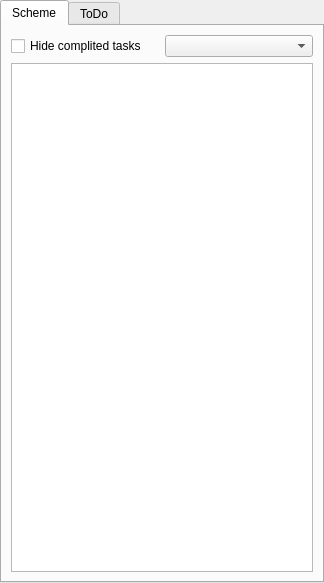
<?xml version="1.0" encoding="UTF-8"?>
<ui version="4.0">
 <class>TabWidget</class>
 <widget class="QTabWidget" name="TabWidget">
  <property name="geometry">
   <rect>
    <x>0</x>
    <y>0</y>
    <width>324</width>
    <height>583</height>
   </rect>
  </property>
  <property name="windowTitle">
   <string/>
  </property>
  <property name="currentIndex">
   <number>0</number>
  </property>
  <widget class="QWidget" name="tabScheme">
   <attribute name="title">
    <string>Scheme</string>
   </attribute>
   <layout class="QGridLayout" name="gridLayout_2">
    <item row="0" column="0">
     <layout class="QGridLayout" name="gridLayout">
      <item row="0" column="0">
       <widget class="QCheckBox" name="checkBox">
        <property name="text">
         <string>Hide complited tasks</string>
        </property>
        <property name="tristate">
         <bool>true</bool>
        </property>
       </widget>
      </item>
      <item row="0" column="1">
       <widget class="QComboBox" name="comboBox">
        <property name="frame">
         <bool>true</bool>
        </property>
        <property name="modelColumn">
         <number>0</number>
        </property>
       </widget>
      </item>
      <item row="1" column="0" colspan="2">
       <widget class="QTreeView" name="treeView"/>
      </item>
     </layout>
    </item>
   </layout>
  </widget>
  <widget class="QWidget" name="tabTodo">
   <property name="accessibleName">
    <string/>
   </property>
   <attribute name="title">
    <string>ToDo</string>
   </attribute>
   <layout class="QGridLayout" name="gridLayout_4">
    <item row="0" column="0">
     <layout class="QGridLayout" name="gridLayout_3">
      <item row="0" column="0" rowspan="2">
       <widget class="QToolBox" name="toolBox">
        <property name="frameShape">
         <enum>QFrame::NoFrame</enum>
        </property>
        <property name="currentIndex">
         <number>0</number>
        </property>
        <widget class="QWidget" name="pageContexts">
         <property name="geometry">
          <rect>
           <x>0</x>
           <y>0</y>
           <width>90</width>
           <height>477</height>
          </rect>
         </property>
         <attribute name="label">
          <string>Contexts</string>
         </attribute>
        </widget>
        <widget class="QWidget" name="page_2">
         <property name="geometry">
          <rect>
           <x>0</x>
           <y>0</y>
           <width>96</width>
           <height>26</height>
          </rect>
         </property>
         <attribute name="label">
          <string>Page 2</string>
         </attribute>
        </widget>
       </widget>
      </item>
      <item row="0" column="1">
       <widget class="QComboBox" name="comboBox_2"/>
      </item>
      <item row="1" column="1">
       <widget class="QTreeView" name="treeView_2"/>
      </item>
     </layout>
    </item>
   </layout>
  </widget>
 </widget>
 <resources/>
 <connections/>
</ui>
